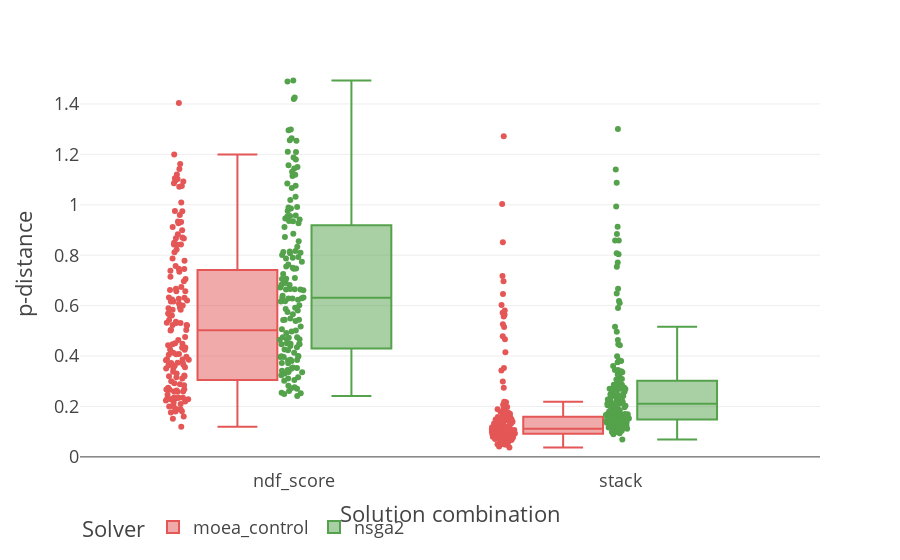

Notebook cell for this chart:
### Code cell
dev_plot = px.box(allin, 
          y="p_distance", 
          x="solution_comb", 
          color="solver", 
          template="presentation",
                  color_discrete_sequence=['#E45756', '#54A24B', '#4C78A8', '#72B7B2', '#FF9DA6', '#B279A2'],
          labels=labels,
          points="all", 
          hover_data=allin.columns)
dev_plot.update_layout(legend_orientation='h').show()
dev_plot.write_image("./plots/factorial/config_{}_solver.svg".format(pro.get_name()), width=1300)

### Figure 1 — Plotly figure (JSON) as saved in the notebook; plotly's stock layout.template omitted (floating-point values rounded to 4 significant figures; data arrays with more than 128 entries replaced by an {"elided": "..."} marker saying what was removed)
{"data": [{"alignmentgroup": "True", "boxpoints": "all", "customdata": {"elided": "288x8 mixed values"}, "hoverlabel": {"namelength": 0}, "hovertemplate": "Solver=%{customdata[5]}<br>Solution combination=%{customdata[2]}<br>p-distance=%{customdata[7]}<br>CV threshold=%{customdata[0]}<br>Test-set threshold=%{customdata[1]}<br>Initial data-set=%{customdata[3]}<br>train/test split=%{customdata[4]}<br>Predict size=%{customdata[6]}", "legendgroup": "moea_control", "marker": {"color": "#E45756"}, "name": "moea_control", "notched": false, "offsetgroup": "moea_control", "orientation": "v", "showlegend": true, "type": "box", "x": {"elided": "288 str values"}, "x0": " ", "xaxis": "x", "y": {"elided": "288 float values"}, "y0": " ", "yaxis": "y"}, {"alignmentgroup": "True", "boxpoints": "all", "customdata": {"elided": "288x8 mixed values"}, "hoverlabel": {"namelength": 0}, "hovertemplate": "Solver=%{customdata[5]}<br>Solution combination=%{customdata[2]}<br>p-distance=%{customdata[7]}<br>CV threshold=%{customdata[0]}<br>Test-set threshold=%{customdata[1]}<br>Initial data-set=%{customdata[3]}<br>train/test split=%{customdata[4]}<br>Predict size=%{customdata[6]}", "legendgroup": "nsga2", "marker": {"color": "#54A24B"}, "name": "nsga2", "notched": false, "offsetgroup": "nsga2", "orientation": "v", "showlegend": true, "type": "box", "x": {"elided": "288 str values"}, "x0": " ", "xaxis": "x", "y": {"elided": "288 float values"}, "y0": " ", "yaxis": "y"}], "layout": {"autosize": true, "boxmode": "group", "legend": {"orientation": "h", "title": {"text": "Solver"}, "tracegroupgap": 0}, "margin": {"t": 60}, "xaxis": {"anchor": "y", "autorange": true, "domain": [0, 1], "range": [-0.6529, 1.613], "title": {"text": "Solution combination"}, "type": "category"}, "yaxis": {"anchor": "x", "autorange": true, "domain": [0, 1], "range": [-0.04407, 1.574], "title": {"text": "p-distance"}, "type": "linear"}}}
